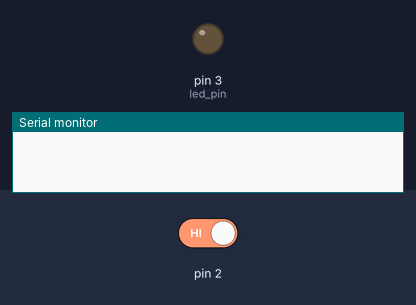
This sketch was run on a simulated Arduino Uno, built with avr-gcc and run on an emulated ATmega328P. Shown: output pins drawn as LEDs (lit = HIGH), the last lines printed to the serial monitor. Inputs (shaded band) come from the test bench; at power-on: pin 2 HIGH.

Above: at 1.2 s.
1.3 s: pin 2 driven LOW
At 1.7 s:
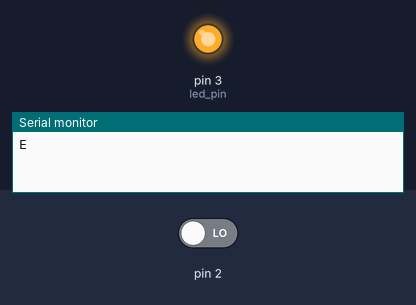
Timing chart, 0 to 7.0 s (numbered marks = the images above; inputs shaded):
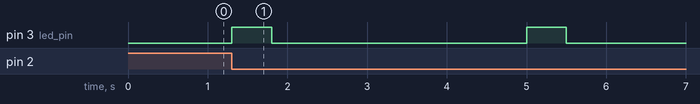

The sketch:

MEEN433_Lab4_2.ino
```cpp
// This is how we include non-standard libraries like Timer3
#include "TimerThree.h"
#define led_pin 3
volatile unsigned long i;

void setup() {
  Serial.begin(9600);
  pinMode(3,OUTPUT);
  Timer3.initialize(5000000); // time before overflow in us
  Timer3.attachInterrupt(isr); // isr triggered at overflow
  attachInterrupt(0, isr2, FALLING);
}

void loop(){
}

void isr(){
  Serial.println("T");
  digitalWrite(led_pin,HIGH);
  for(i=0;i<228791;i++); // Give some delay
  //delayMicroseconds(500000);  // another way to add delay
  digitalWrite(led_pin,LOW);
}

void isr2(){
  Serial.println("E");
  digitalWrite(led_pin,HIGH);
  for(i=0;i<228791;i++); // Give some delay
  //delayMicroseconds(500000);  // another way to add delay
  digitalWrite(led_pin,LOW);
}
```

Measured:
- by itself, pin 3 (led_pin): alternates HIGH for 0.50 s and LOW for 3.2 s
